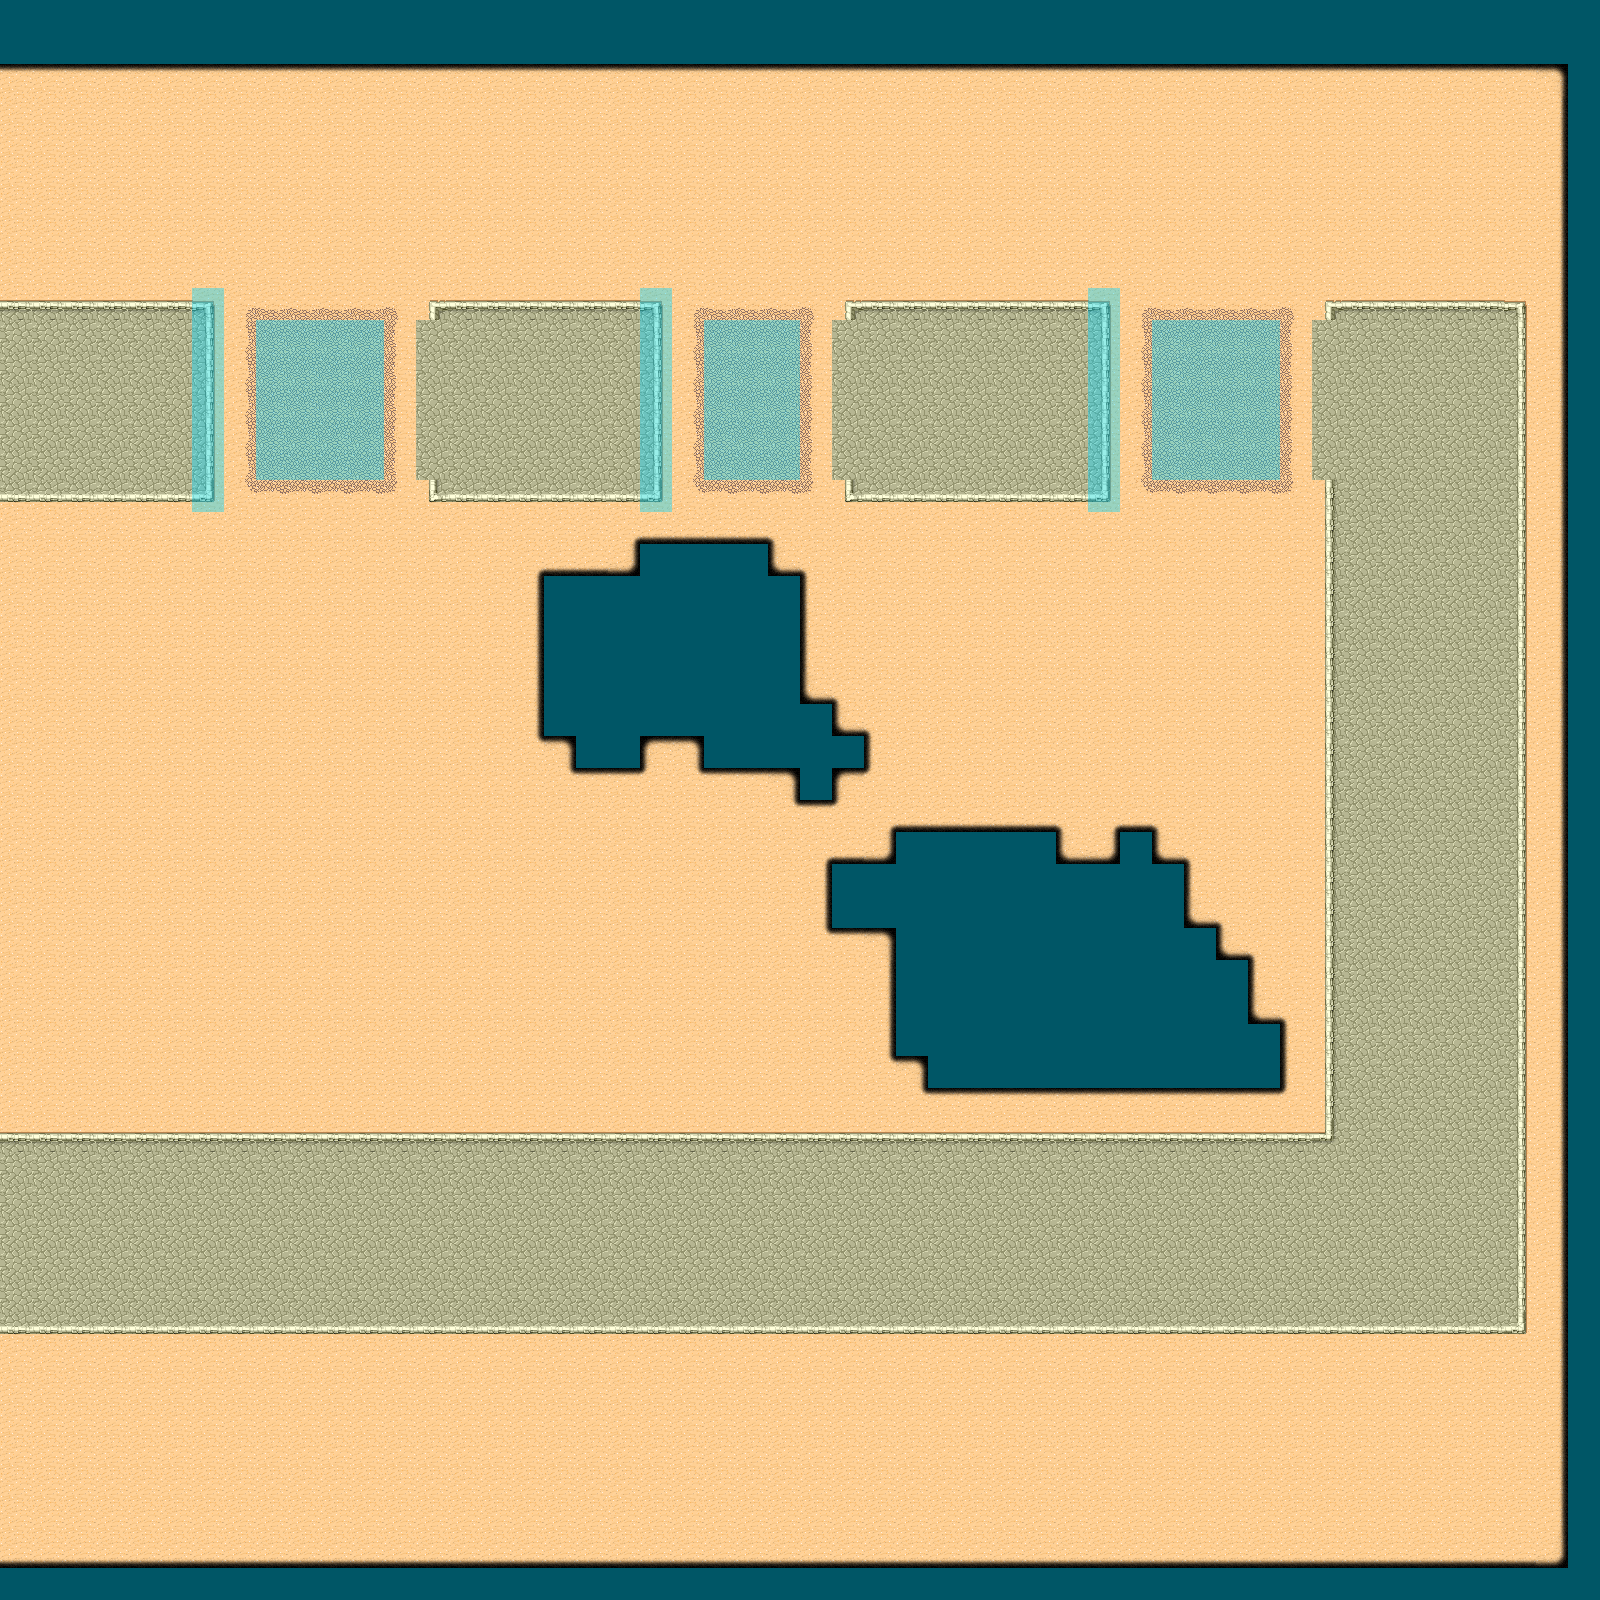

This is a level from a 2D game, rendered from its Tiled map with the project's own tilesets. A one-line summary and the map file follow, with tile-layer data summarised:
An orthogonal 50x50 tile map with 32x32 px tiles, 4 tile layers (background, ramps, rough, drops), 3 tilesets and 4 objects (3x marker).

<map version="1.0" orientation="orthogonal" renderorder="right-down" width="50" height="50" tilewidth="32" tileheight="32" nextobjectid="6">
 <tileset firstgid="1" source="../../../tilesets/desert-with-pit.tsx" />
 <tileset firstgid="67" source="../../../tilesets/meta-tile.tsx" />
 <tileset firstgid="68" source="../../../tilesets/bathroom-obstacles.tsx" />
 <layer name="background" width="50" height="50">
  <data>[2500 cells, 2500 non-empty, 33 distinct tile ids]</data>
 </layer>
 <layer name="ramps" width="50" height="50">
  <data>[2500 cells, 21 non-empty, 1 distinct tile ids]</data>
 </layer>
 <objectgroup name="obstacles">
  <object id="2" gid="72" x="183" y="1229" rotation="10" />
 </objectgroup>
 <objectgroup name="track">
  <object id="3" type="marker" x="102" y="109" width="609" height="39" rotation="90">
   <properties>
    <property name="finish-line-candidate" value="0" />
    <property name="index" value="0" />
   </properties>
  </object>
  <object id="4" type="marker" x="1601" y="800" width="729" height="39" rotation="180">
   <properties>
    <property name="finish-line-candidate" value="0" />
    <property name="index" value="1" />
   </properties>
  </object>
  <object id="5" type="marker" x="664" y="1600" width="739" height="43" rotation="270">
   <properties>
    <property name="finish-line-candidate" value="1" />
    <property name="index" value="2" />
   </properties>
  </object>
 </objectgroup>
 <layer name="rough" width="50" height="50">
  <data>[2500 cells, 55 non-empty, 1 distinct tile ids]</data>
 </layer>
 <layer name="drops" width="50" height="50">
  <data>[2500 cells, 333 non-empty, 1 distinct tile ids]</data>
 </layer>
</map>
